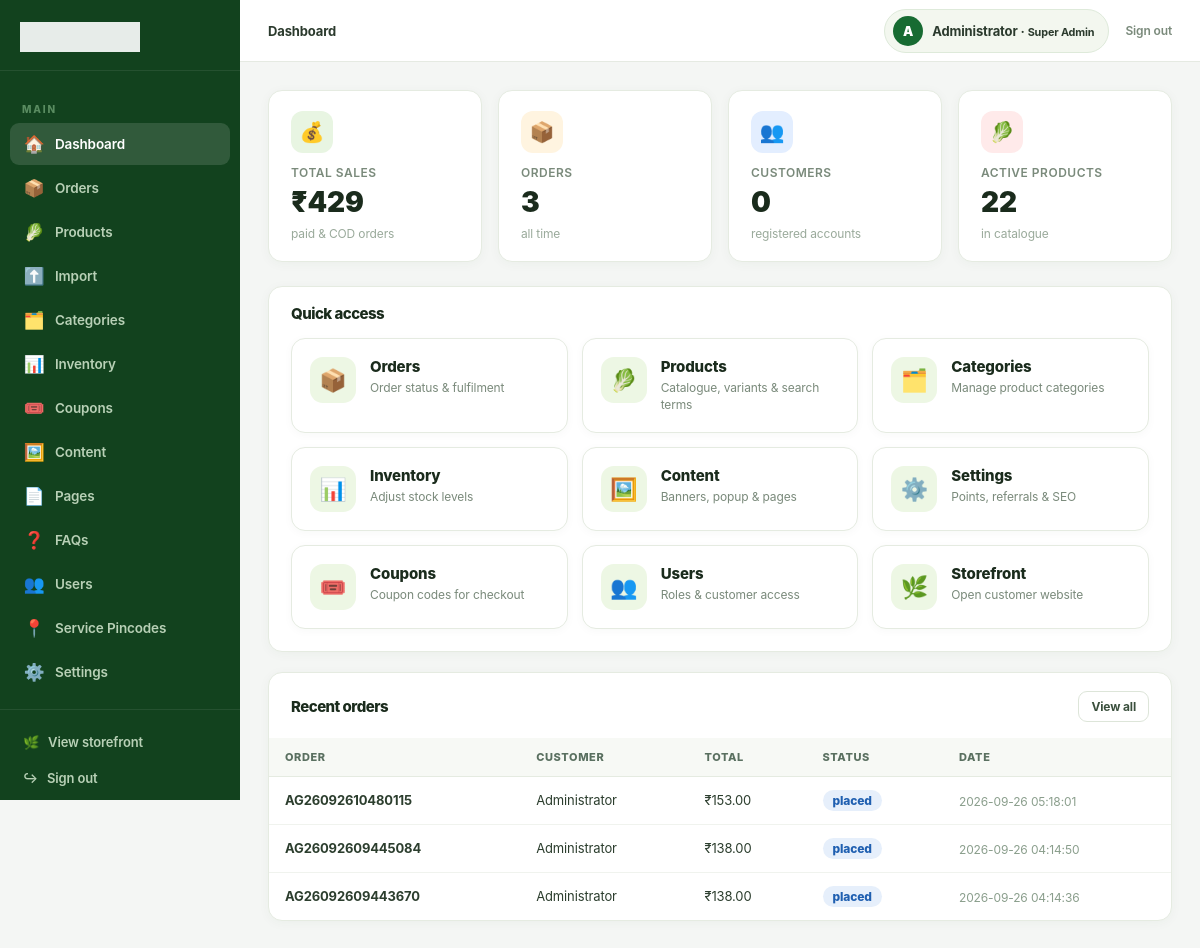
Page /admin/ (signed in) on the committed database.
### tables this page shows
CREATE TABLE `users` (
  `id` bigint(20) UNSIGNED NOT NULL,
  `name` varchar(120) NOT NULL,
  `first_name` varchar(80) DEFAULT NULL,
  `last_name` varchar(80) DEFAULT NULL,
  `email` varchar(190) DEFAULT NULL,
  `phone` varchar(20) DEFAULT NULL,
  `avatar` varchar(500) DEFAULT NULL,
  `password_hash` varchar(255) DEFAULT NULL,
  `provider` enum('local','google','facebook') NOT NULL DEFAULT 'local',
  `provider_id` varchar(190) DEFAULT NULL,
  `role_slug` varchar(80) NOT NULL DEFAULT 'customer',
  `points` int(10) UNSIGNED NOT NULL DEFAULT 0,
  `wallet_balance` decimal(10,2) NOT NULL DEFAULT 0.00,
  `remember_token_hash` varchar(255) DEFAULT NULL,
  `referral_code` varchar(32) DEFAULT NULL,
  `referred_by` bigint(20) UNSIGNED DEFAULT NULL,
  `is_active` tinyint(1) NOT NULL DEFAULT 1,
  `remarks` text DEFAULT NULL,
  `created_at` timestamp NOT NULL DEFAULT current_timestamp(),
  `updated_at` timestamp NOT NULL DEFAULT current_timestamp() ON UPDATE current_timestamp()
);

CREATE TABLE `orders` (
  `id` bigint(20) UNSIGNED NOT NULL,
  `order_no` varchar(40) NOT NULL,
  `user_id` bigint(20) UNSIGNED DEFAULT NULL,
  `address_id` bigint(20) UNSIGNED DEFAULT NULL,
  `subtotal` decimal(10,2) DEFAULT 0.00,
  `handling_charge` decimal(10,2) DEFAULT 0.00,
  `delivery_fee` decimal(10,2) DEFAULT 0.00,
  `discount` decimal(10,2) DEFAULT 0.00,
  `points_used` int(11) DEFAULT 0,
  `points_earned` int(11) DEFAULT 0,
  `coupon_code` varchar(50) DEFAULT NULL,
  `total` decimal(10,2) DEFAULT 0.00,
  `payment_method` varchar(30) DEFAULT 'cod',
  `razorpay_order_id` varchar(80) DEFAULT NULL,
  `razorpay_payment_id` varchar(80) DEFAULT NULL,
  `payment_reference` varchar(120) DEFAULT NULL,
  `payment_status` varchar(30) DEFAULT 'pending',
  `status` varchar(40) DEFAULT 'placed',
  `delivery_slot` varchar(100) DEFAULT NULL,
  `notes` text DEFAULT NULL,
  `created_at` timestamp NOT NULL DEFAULT current_timestamp(),
  `updated_at` timestamp NOT NULL DEFAULT current_timestamp() ON UPDATE current_timestamp()
);

### config/config.php (called while the page is built, shortened)
<?php
function e(?string $v):string{return htmlspecialchars($v??'',ENT_QUOTES,'UTF-8');}
function url(string $p=''):string{return BASE_URL.ltrim($p,'/');}
function user_can(PDO $pdo,string $permission):bool{if(empty($_SESSION['role']))return false;$role=$_SESSION['role'];$s=$pdo->prepare('SELECT can_manage_users,can_manage_catalog,can_manage_orders,can_manage_settings,can_manage_content FROM roles WHERE slug=?');$s->execute([$role]);$r=$s->fetch();if(!$r)return false;switch($permission){case 'users': return (bool)$r['can_manage_users']; case 'catalog': return (bool)$r['can_manage_catalog']; case 'orders': return (bool)$r['can_manage_orders']; case 'settings': return (bool)$r['can_manage_settings']; case 'content': return (bool)$r['can_manage_content']; default: return false;}}

### admin/index.php (the view, shortened to what this page needs)
<?php
$pdo = db();
    ?>
    <?php
$stats = [
    'sales'     => $pdo->query("SELECT COALESCE(SUM(total),0) FROM orders WHERE payment_status='paid' OR payment_method='cod'")->fetchColumn(),
    'orders'    => $pdo->query('SELECT COUNT(*) FROM orders')->fetchColumn(),
    'customers' => $pdo->query("SELECT COUNT(*) FROM users WHERE role_slug='customer'")->fetchColumn(),
    'products'  => $pdo->query('SELECT COUNT(*) FROM products WHERE is_active=1')->fetchColumn(),
];
$recent = $pdo->query(
    "SELECT o.order_no, o.total, o.status, o.created_at, u.name user_name
     FROM orders o LEFT JOIN users u ON u.id=o.user_id
     ORDER BY o.id DESC LIMIT 6"
)->fetchAll();
$adminTitle   = 'Dashboard';
$adminSection = 'dashboard';
include __DIR__.'/../includes/admin-header.php';
?>
<div class="ap-stats">
  <div class="ap-stat">
    <div class="ap-stat-icon green">💰</div>
    <div class="ap-stat-label">Total Sales</div>
    <div class="ap-stat-value">₹<?= number_format((float)$stats['sales']) ?></div>
    <div class="ap-stat-sub">paid &amp; COD orders</div>
  </div>
  <div class="ap-stat">
    <div class="ap-stat-icon amber">📦</div>
    <div class="ap-stat-label">Orders</div>
    <div class="ap-stat-value"><?= number_format((int)$stats['orders']) ?></div>
    <div class="ap-stat-sub">all time</div>
  </div>
  <div class="ap-stat">
    <div class="ap-stat-icon blue">👥</div>
    <div class="ap-stat-label">Customers</div>
    <div class="ap-stat-value"><?= number_format((int)$stats['customers']) ?></div>
    <div class="ap-stat-sub">registered accounts</div>
  </div>
  <div class="ap-stat">
    <div class="ap-stat-icon rose">🥬</div>
    <div class="ap-stat-label">Active Products</div>
    <div class="ap-stat-value"><?= number_format((int)$stats['products']) ?></div>
    <div class="ap-stat-sub">in catalogue</div>
  </div>
</div>
<div class="ap-card">
  <div class="ap-card-header">
    <h2 class="ap-card-title">Quick access</h2>
  </div>
  <div class="ap-card-body">
    <div class="ap-module-grid">
      <?php if (user_can($pdo,'orders')): ?>
      <a class="ap-module" href="orders.php">
        <div class="ap-module-icon">📦</div>
        <div class="ap-module-text"><b>Orders</b><span>Order status &amp; fulfilment</span></div>
      </a>
      <?php endif; ?>
      <?php if (user_can($pdo,'catalog')): ?>
      <a class="ap-module" href="products.php">
        <div class="ap-module-icon">🥬</div>
        <div class="ap-module-text"><b>Products</b><span>Catalogue, variants &amp; search terms</span></div>
      </a>
      <a class="ap-module" href="categories.php">
        <div class="ap-module-icon">🗂️</div>
        <div class="ap-module-text"><b>Categories</b><span>Manage product categories</span></div>
      </a>
      <a class="ap-module" href="inventory.php">
        <div class="ap-module-icon">📊</div>
        <div class="ap-module-text"><b>Inventory</b><span>Adjust stock levels</span></div>
      </a>
      <?php endif; ?>
      <?php if (user_can($pdo,'content')): ?>
      <a class="ap-module" href="content.php">
        <div class="ap-module-icon">🖼️</div>
        <div class="ap-module-text"><b>Content</b><span>Banners, popup &amp; pages</span></div>
      </a>
      <?php endif; ?>
      <?php if (user_can($pdo,'settings')): ?>
      <a class="ap-module" href="settings.php">
        <div class="ap-module-icon">⚙️</div>
        <div class="ap-module-text"><b>Settings</b><span>Points, referrals &amp; SEO</span></div>
      </a>
      <a class="ap-module" href="coupons.php">
        <div class="ap-module-icon">🎟️</div>
        <div class="ap-module-text"><b>Coupons</b><span>Coupon codes for checkout</span></div>
      </a>
      <?php endif; ?>
      <?php if (user_can($pdo,'users')): ?>
      <a class="ap-module" href="users.php">
        <div class="ap-module-icon">👥</div>
        <div class="ap-module-text"><b>Users</b><span>Roles &amp; customer access</span></div>
      </a>
      <?php endif; ?>
      <a class="ap-module" href="<?= url() ?>" target="_blank">
        <div class="ap-module-icon">🌿</div>
        <div class="ap-module-text"><b>Storefront</b><span>Open customer website</span></div>
      </a>
    </div>
  </div>
</div>
<?php if ($recent && user_can($pdo,'orders')): ?>
<div class="ap-card">
  <div class="ap-card-header">
    <h2 class="ap-card-title">Recent orders</h2>
    <a class="ap-btn ap-btn-sm" href="orders.php">View all</a>
  </div>
  <div class="ap-card-body no-pad">
    <div class="ap-table-wrap">
      <table class="ap-table">
        <thead>
          <tr>
            <th>Order</th>
            <th>Customer</th>
            <th>Total</th>
            <th>Status</th>
            <th>Date</th>
          </tr>
        </thead>
        <tbody>
          <?php foreach ($recent as $r): ?>
          <tr>
            <td><b><?= e($r['order_no']) ?></b></td>
            <td><?= e($r['user_name'] ?? 'Guest') ?></td>
            <td>₹<?= number_format((float)$r['total'], 2) ?></td>
            <td>
              <?php
              switch ($r['status']) {
                case 'placed': case 'confirmed': case 'packed':
                  $sc = 'ap-badge-blue'; break;
              }
              ?>
              <span class="ap-badge <?= $sc ?>"><?= e($r['status']) ?></span>
            </td>
            <td><small><?= e($r['created_at']) ?></small></td>
          </tr>
          <?php endforeach; ?>
        </tbody>
      </table>
    </div>
  </div>
</div>
<?php endif; ?>
<?php include __DIR__.'/../includes/admin-footer.php'; ?>

### includes/admin-header.php (shortened to what this page needs)
<?php
$adminTitle   = $adminTitle   ?? 'Admin';
$adminSection = $adminSection ?? '';
$adminCrumbs  = $adminCrumbs  ?? [];
$_au = null;
if (is_logged_in()) {
    $_s = $pdo->prepare('SELECT first_name, last_name, role_slug FROM users WHERE id = ? LIMIT 1');
    $_s->execute([user_id()]);
    $_au = $_s->fetch();
}
$_auName  = trim(($_au['first_name'] ?? '') . ' ' . ($_au['last_name'] ?? '')) ?: 'Admin';
$_auRole  = ucwords(str_replace('_', ' ', $_au['role_slug'] ?? 'admin'));
$_auInit  = strtoupper(mb_substr($_auName, 0, 1));
$_navItems = [
    ['dashboard', '🏠', 'Dashboard',  url('admin/'),                 null],
    ['orders',    '📦', 'Orders',     url('admin/orders.php'),       'orders'],
    ['products',  '🥬', 'Products',   url('admin/products.php'),     'catalog'],
    ['import',    '⬆️', 'Import',     url('admin/import.php'),       'catalog'],
    ['categories','🗂️',  'Categories', url('admin/categories.php'),  'catalog'],
    ['inventory', '📊', 'Inventory',  url('admin/inventory.php'),    'catalog'],
    ['coupons',   '🎟️',  'Coupons',   url('admin/coupons.php'),      'settings'],
    ['content',   '🖼️',  'Content',   url('admin/content.php'),      'content'],
    ['pages',     '📄', 'Pages',      url('admin/pages.php'),        'content'],
    ['faqs',      '❓', 'FAQs',       url('admin/faqs.php'),         'content'],
    ['users',     '👥', 'Users',      url('admin/users.php'),        'users'],
    ['pincodes',  '📍', 'Service Pincodes', url('admin/pincodes.php'), 'settings'],
    ['settings',  '⚙️',  'Settings',  url('admin/settings.php'),    'settings'],
];
?>
<!doctype html>
<html lang="en">
<head>
  <link rel="stylesheet" href="<?= url('assets/css/style.css') ?>?v=<?= time() ?>">
</head>
<body class="admin-body">
<div class="admin-shell">
  <aside class="admin-sidebar" id="adminSidebar">
    <div class="admin-brand">
      <img src="<?= url('assets/logo.png') ?>" alt="<?= e(APP_NAME) ?>">
    </div>
    <nav class="admin-nav">
      <div class="admin-nav-section">Main</div>
      <?php foreach ($_navItems as [$key, $icon, $label, $href, $perm]): ?>
        <a href="<?= e($href) ?>" class="<?= $adminSection === $key ? 'active' : '' ?>">
          <span class="nav-icon"><?= $icon ?></span>
          <?= e($label) ?>
        </a>
      <?php endforeach; ?>
    </nav>
    <div class="admin-sidebar-footer">
      <a href="<?= url() ?>" target="_blank">
        <span class="nav-icon">🌿</span> View storefront
      </a>
      <a href="<?= url('admin/logout.php') ?>">
        <span class="nav-icon">↪</span> Sign out
      </a>
    </div>
  </aside>
  <div class="admin-main">
    <header class="admin-topbar">
      <div class="admin-topbar-left">
        <?php if ($adminCrumbs): ?>
          <nav class="admin-breadcrumb" aria-label="Breadcrumb">
            <a href="<?= url('admin/') ?>">Dashboard</a>
            <?php foreach ($adminCrumbs as $_crumb): ?>
              <span class="sep">/</span>
              <?php if (!empty($_crumb['url'])): ?>
                <a href="<?= e($_crumb['url']) ?>"><?= e($_crumb['label']) ?></a>
              <?php else: ?>
                <span class="current"><?= e($_crumb['label']) ?></span>
              <?php endif; ?>
            <?php endforeach; ?>
          </nav>
        <?php else: ?>
          <nav class="admin-breadcrumb">
            <span class="current"><?= e($adminTitle) ?></span>
          </nav>
        <?php endif; ?>
      </div>
      <div class="admin-topbar-right">
        <div class="admin-user-pill">
          <div class="admin-avatar"><?= e($_auInit) ?></div>
          <span><?= e($_auName) ?> &middot; <small><?= e($_auRole) ?></small></span>
        </div>
        <a href="<?= url('admin/logout.php') ?>">Sign out</a>
      </div>
    </header>
    <div class="admin-content">

### rows in the picture
users: _auInit "A", first_name "Administrator", role_slug "Super Admin"
orders: order_no "AG26092610480115", user.name "Administrator", total "153.00", status "placed", created_at "2026-09-26 05:18:01"
orders: order_no "AG26092609445084", user.name "Administrator", total "138.00", status "placed", created_at "2026-09-26 04:14:50"
orders: order_no "AG26092609443670", user.name "Administrator", total "138.00", status "placed", created_at "2026-09-26 04:14:36"

### other values in the picture
$icon "🏠"
$label "Dashboard"
$icon "📦"
$label "Orders"
$icon "🥬"
$label "Products"
$icon "⬆️"
$label "Import"
$icon "🗂️"
$label "Categories"
$icon "📊"
$label "Inventory"
$icon "🎟️"
$label "Coupons"
$icon "🖼️"
